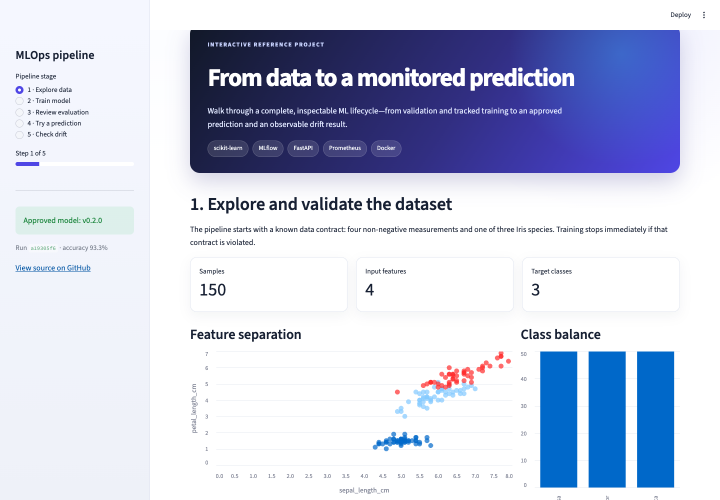
#> input picture docs/assets/ui-overview.png, 1440 x 1000 px, found by its file name (shown at 1/2 size)
$ python build_walkthrough_gif.py
#> lines starting #> are read from the running program, lines starting #| are printed output that depends on the picture
"""Build an optimized animated walkthrough from captured UI frames."""

import argparse
from pathlib import Path

from PIL import Image

FRAME_NAMES = (
    "ui-overview.png",
    "ui-training.png",
    "ui-evaluation.png",
    "ui-prediction.png",
    "ui-drift.png",
)


def main() -> None:
    parser = argparse.ArgumentParser(description=__doc__)
    parser.add_argument("--assets", type=Path, default=Path("docs/assets"))
    parser.add_argument("--width", type=int, default=960)
    parser.add_argument("--duration", type=int, default=1800, help="Milliseconds per frame")
    args = parser.parse_args()

    frames: list[Image.Image] = []
    for name in FRAME_NAMES:
        with Image.open(args.assets / name) as source:
#> source is the input picture: PIL image 1440x1000 RGB; mean R, G, B 199, 204.9, 225.9
            height = round(source.height * args.width / source.width)
#> height = 667
            resized = source.convert("RGB").resize((args.width, height), Image.Resampling.LANCZOS)
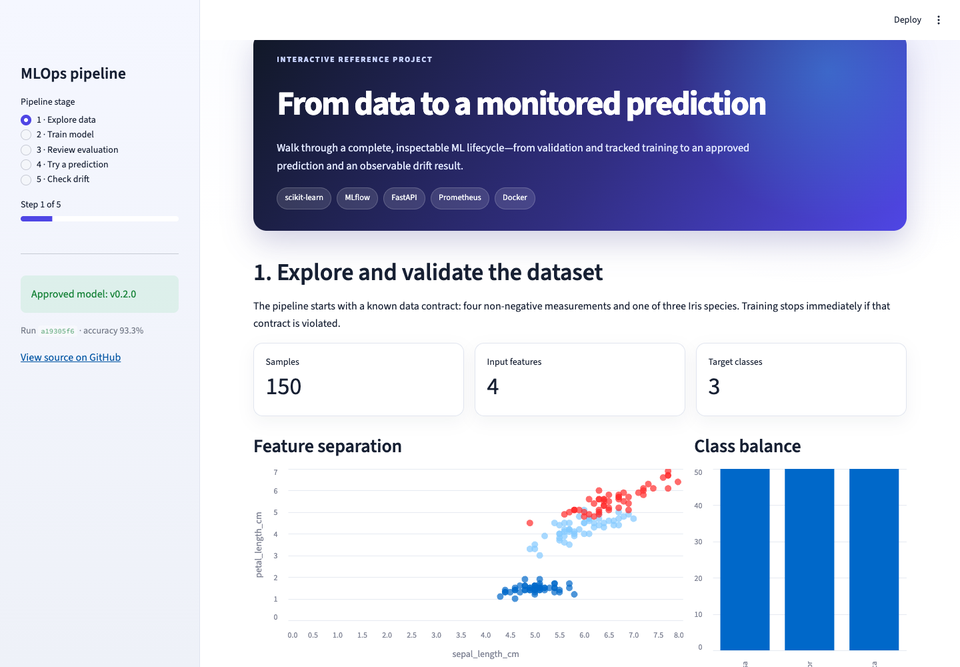
#> resized: PIL image 960x667 RGB; mean R, G, B 198.9, 204.8, 225.7
            frames.append(
                resized.quantize(
                    colors=160,
                    method=Image.Quantize.MEDIANCUT,
                    dither=Image.Dither.FLOYDSTEINBERG,
                )
            )
#> pass 2 of the loop in main, `for name in FRAME_NAMES:`:
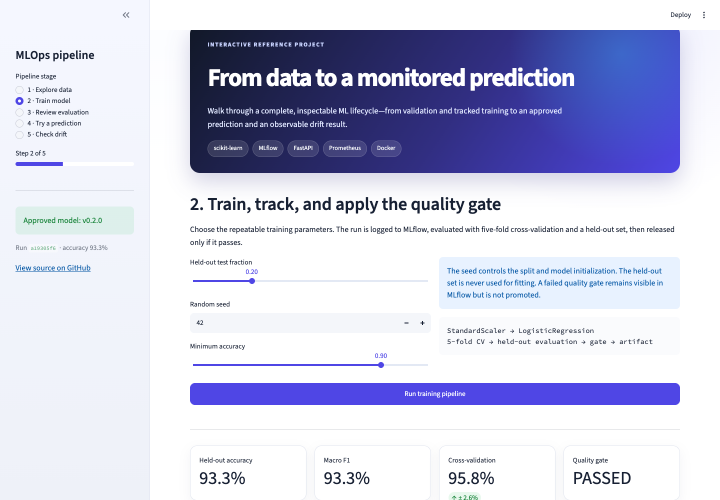
#> input picture docs/assets/ui-training.png, 1440 x 1000 px, found by its file name (shown at 1/2 size)
#> in main, source is the input picture: PIL image 1440x1000 RGB; mean R, G, B 202.8, 204.7, 227.1
#> in main, `resized = source.convert("RGB").resize((args.width, height), Image.Res..`:
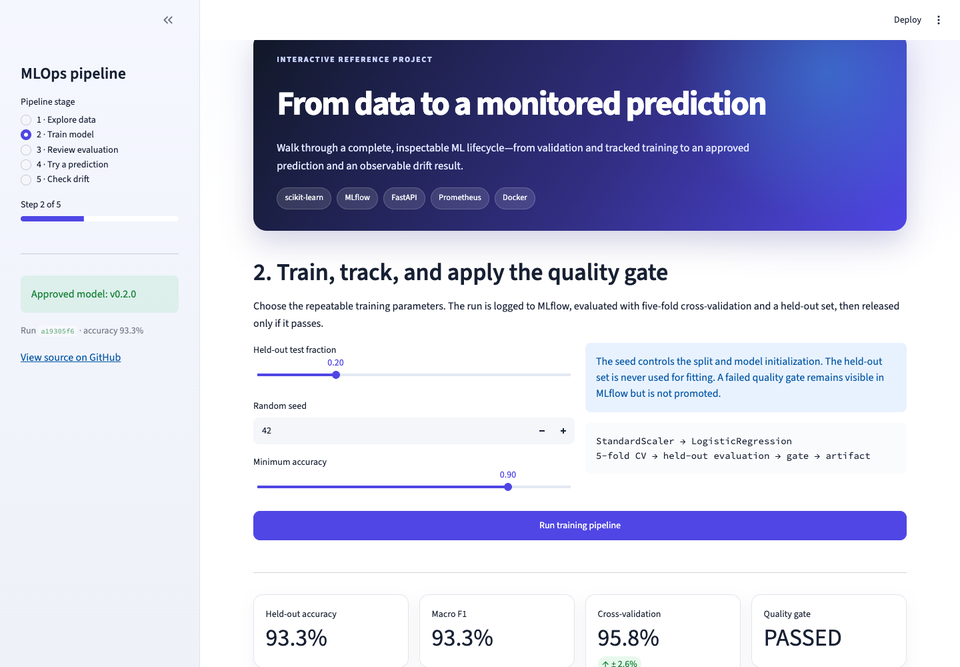
#> resized: PIL image 960x667 RGB; mean R, G, B 202.6, 204.5, 226.9
#> pass 3 of the loop in main, `for name in FRAME_NAMES:`:
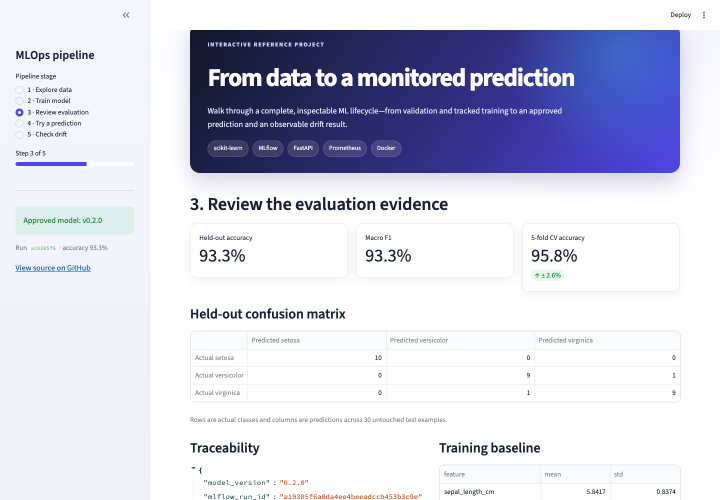
#> input picture docs/assets/ui-evaluation.png, 1440 x 1000 px, found by its file name (shown at 1/2 size)
#> in main, source is the input picture: PIL image 1440x1000 RGB; mean R, G, B 209.4, 211, 227.8
#> in main, `resized = source.convert("RGB").resize((args.width, height), Image.Res..`:
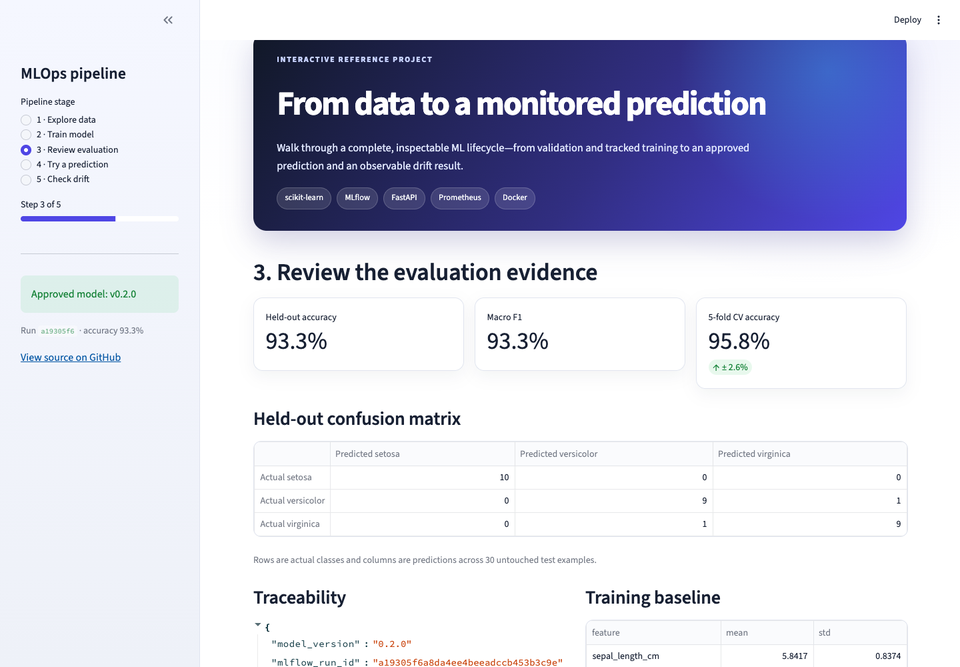
#> resized: PIL image 960x667 RGB; mean R, G, B 209.2, 210.9, 227.7
#> the loop made 5 passes; the first 3 are shown

    output = args.assets / "mlops-walkthrough.gif"
    frames[0].save(
        output,
        save_all=True,
        append_images=frames[1:],
        duration=args.duration,
        loop=0,
        optimize=True,
        disposal=2,
    )
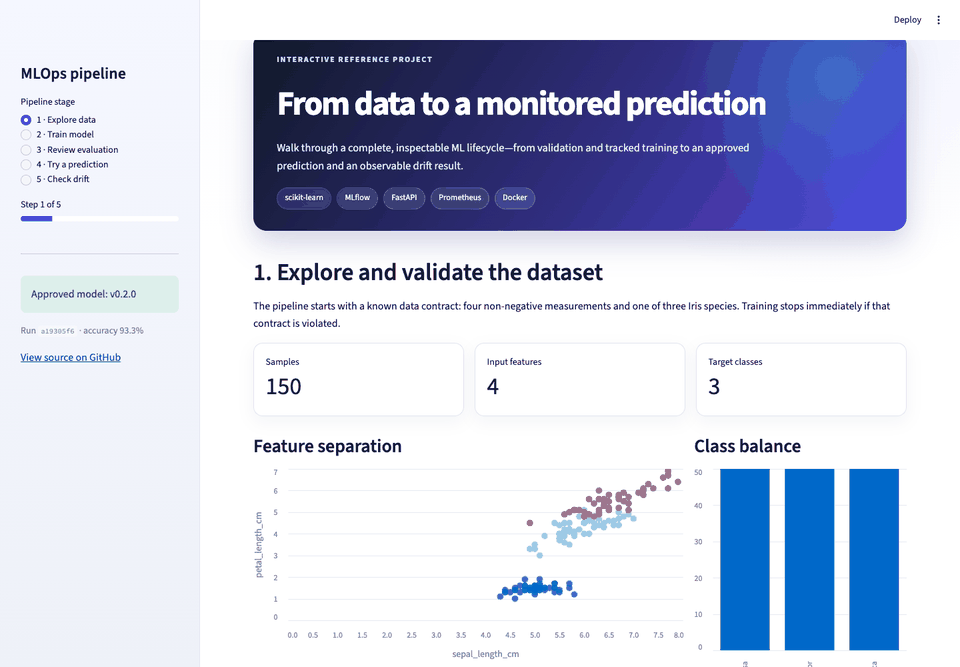
#> saved as mlops-walkthrough.gif: PIL image 960x667 P; mean R, G, B 198.7, 204.7, 225.9
    print(f"Wrote {output} with {len(frames)} frames")


if __name__ == "__main__":
    main()
